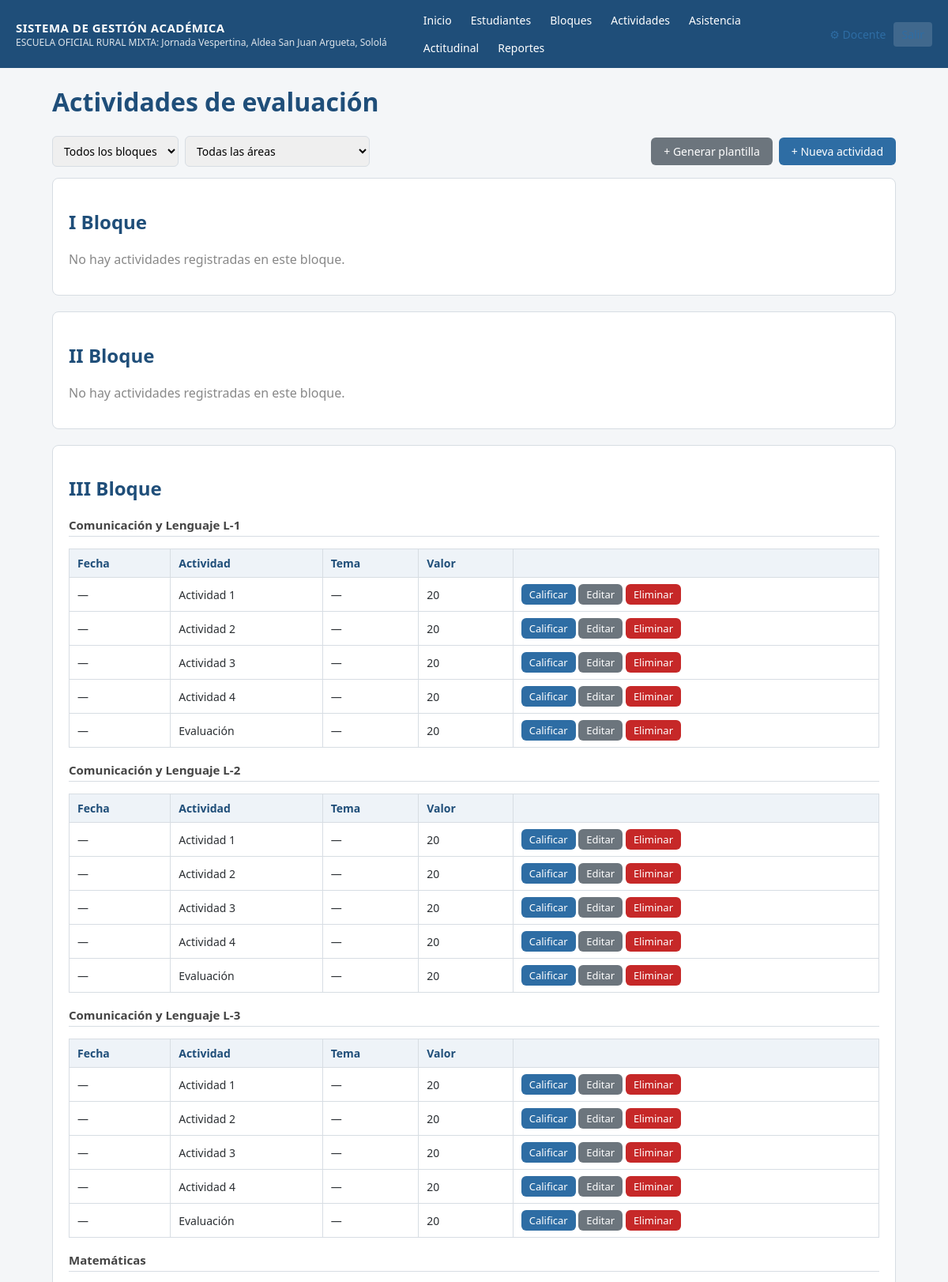
The app's page /actividades (signed in, upper part) with its own data.
### tables this page shows
CREATE TABLE configuracion (
    clave TEXT PRIMARY KEY,
    valor TEXT
);

CREATE TABLE bloques (
    id INTEGER PRIMARY KEY AUTOINCREMENT,
    nombre TEXT NOT NULL,
    numero INTEGER NOT NULL UNIQUE,
    fecha_inicio TEXT,
    fecha_fin TEXT,
    estado TEXT NOT NULL DEFAULT 'activo'
);

CREATE TABLE actividades (
    id INTEGER PRIMARY KEY AUTOINCREMENT,
    bloque_id INTEGER NOT NULL REFERENCES bloques(id),
    area_id INTEGER NOT NULL REFERENCES areas(id),
    nombre TEXT NOT NULL,
    tema TEXT,
    fecha_ejecucion TEXT,
    valor_total REAL NOT NULL DEFAULT 0,
    estado TEXT NOT NULL DEFAULT 'activo'
);

CREATE TABLE areas (
    id INTEGER PRIMARY KEY AUTOINCREMENT,
    nombre TEXT NOT NULL,
    codigo TEXT UNIQUE NOT NULL,
    orden INTEGER NOT NULL DEFAULT 0,
    estado TEXT NOT NULL DEFAULT 'activo'
);

### app.py (the view)
@app.route("/actividades")
@login_required
def actividades_lista():
    bloque_id = request.args.get("bloque_id", type=int)
    area_id = request.args.get("area_id", type=int)
    sql = """SELECT a.*, b.nombre bloque_nombre, b.numero bloque_numero,
                     ar.nombre area_nombre, ar.orden area_orden
              FROM actividades a
              JOIN bloques b ON b.id = a.bloque_id
              JOIN areas ar ON ar.id = a.area_id"""
    conds, params = [], []
    if bloque_id:
        conds.append("a.bloque_id = ?"); params.append(bloque_id)
    if area_id:
        conds.append("a.area_id = ?"); params.append(area_id)
    if conds:
        sql += " WHERE " + " AND ".join(conds)
    sql += " ORDER BY b.numero, ar.orden, a.fecha_ejecucion IS NULL, a.fecha_ejecucion, a.id"
    actividades = query(sql, params)
    bloques = query("SELECT * FROM bloques ORDER BY numero")
    areas = query("SELECT * FROM areas ORDER BY orden")
    grupos = []
    for b in bloques:
        if bloque_id and b["id"] != bloque_id:
            continue
        acts_bloque = [a for a in actividades if a["bloque_id"] == b["id"]]
        areas_grupo = []
        vistos = {}
        for a in acts_bloque:
            if a["area_id"] not in vistos:
                vistos[a["area_id"]] = {"area_nombre": a["area_nombre"], "actividades": []}
            vistos[a["area_id"]]["actividades"].append(a)
        areas_grupo = list(vistos.values())
        grupos.append({"bloque": b, "areas": areas_grupo})
    return render_template(
        "actividades.html", grupos=grupos, bloques=bloques, areas=areas,
        bloque_id=bloque_id, area_id=area_id,
    )

### app.py (called while the page is built)
@app.template_filter("numfmt")
def numfmt(v):
    if v is None or v == "":
        return ""
    try:
        f = float(v)
    except (TypeError, ValueError):
        return v
    return str(int(f)) if f == int(f) else ("%g" % f)

def get_db():
    if "db" not in g:
        g.db = sqlite3.connect(DB_PATH)
        g.db.row_factory = sqlite3.Row
        g.db.execute("PRAGMA foreign_keys = ON")
    return g.db

def query(sql, args=(), one=False):
    cur = get_db().execute(sql, args)
    rows = cur.fetchall()
    return (rows[0] if rows else None) if one else rows

def login_required(view):
    @wraps(view)
    def wrapped(*args, **kwargs):
        if not session.get("usuario_id"):
            return redirect(url_for("login"))
        return view(*args, **kwargs)
    return wrapped

@app.context_processor
def inject_globals():
    cfg = {row["clave"]: row["valor"] for row in query("SELECT clave, valor FROM configuracion")}
    return dict(config=cfg, docente_nombre=session.get("nombre"))

### templates/actividades.html (shortened to what this page needs)
{% extends "base.html" %}
{% block content %}
<h1>Actividades de evaluación</h1>
<div class="toolbar">
    <form method="get" style="display:flex; gap:8px; flex-wrap:wrap;">
        <select name="bloque_id" onchange="this.form.submit()">
            <option value="">Todos los bloques</option>
        </select>
        <select name="area_id" onchange="this.form.submit()">
            <option value="">Todas las áreas</option>
        </select>
    </form>
    <div style="display:flex; gap:8px;">
        <a class="btn btn-secondary" href="{{ url_for('actividad_plantilla', bloque_id=bloque_id, area_id=area_id) }}">+ Generar plantilla</a>
        <a class="btn" href="{{ url_for('actividad_nueva', bloque_id=bloque_id, area_id=area_id) }}">+ Nueva actividad</a>
    </div>
</div>
{% for grupo in grupos %}
<div class="card">
    <h2>{{ grupo.bloque.nombre }}</h2>
    {% if not grupo.areas %}
    <p style="color:#888">No hay actividades registradas en este bloque.</p>
    {% endif %}
    {% for area_grupo in grupo.areas %}
    <h3 style="margin-top:18px; color:#444; font-size:15px; border-bottom:1px solid var(--borde); padding-bottom:4px;">
        {{ area_grupo.area_nombre }}
    </h3>
    <table>
        <tr><th>Fecha</th><th>Actividad</th><th>Tema</th><th>Valor</th><th></th></tr>
        {% for a in area_grupo.actividades %}
        <tr>
            <td>{{ a.fecha_ejecucion or '—' }}</td>
            <td>{{ a.nombre }}</td>
            <td>{{ a.tema or '—' }}</td>
            <td>{{ a.valor_total|numfmt }}</td>
            <td>
                <a class="btn btn-sm" href="{{ url_for('actividad_calificar', id=a.id) }}">Calificar</a>
                <a class="btn btn-sm btn-secondary" href="{{ url_for('actividad_editar', id=a.id) }}">Editar</a>
                <a class="btn btn-sm btn-danger" href="{{ url_for('actividad_eliminar', id=a.id) }}"
                   onclick="return confirm('¿Eliminar esta actividad y sus calificaciones?');">Eliminar</a>
            </td>
        </tr>
        {% endfor %}
    </table>
    {% endfor %}
</div>
{% endfor %}
{% endblock %}

### templates/base.html (shortened to what this page needs)
<!DOCTYPE html>
<html lang="es">
<head>
<link rel="stylesheet" href="{{ url_for('static', filename='style.css') }}">
</head>
<body>
{% if session.get('usuario_id') %}
<header class="topbar no-print">
    <div class="brand">
        <span class="brand-title">SISTEMA DE GESTIÓN ACADÉMICA</span>
        <span class="brand-sub">{{ config.get('nombre_establecimiento','') }}</span>
    </div>
    <nav>
        <a href="{{ url_for('dashboard') }}">Inicio</a>
        <a href="{{ url_for('estudiantes_lista') }}">Estudiantes</a>
        <a href="{{ url_for('bloques') }}">Bloques</a>
        <a href="{{ url_for('actividades_lista') }}">Actividades</a>
        <a href="{{ url_for('asistencia') }}">Asistencia</a>
        <a href="{{ url_for('actitudinal') }}">Actitudinal</a>
        <a href="{{ url_for('reportes_index') }}">Reportes</a>
    </nav>
    <div class="user-box">
        <a href="{{ url_for('configuracion') }}" title="Mi cuenta y áreas/cursos">⚙ {{ docente_nombre }}</a>
        <a href="{{ url_for('logout') }}" class="logout">Salir</a>
    </div>
</header>
{% endif %}
<main class="container">
    {% block content %}{% endblock %}
</main>
</body>
</html>

### static/style.css (style rules this page uses)
:root { --azul: #1f4e79; --azul-claro: #2e6da4; --gris: #f4f6f8; --borde: #d7dde3; --verde: #2e7d32; --rojo: #c62828; --texto: #2b2f33; }
* { box-sizing: border-box; }
body { margin: 0; font-family: "Segoe UI", Arial, sans-serif; background: var(--gris); color: var(--texto); }
a { color: var(--azul-claro); text-decoration: none; }
.topbar { background: var(--azul); color: #fff; display: flex; align-items: center; flex-wrap: wrap; gap: 16px; padding: 10px 20px; }
.brand { display: flex; flex-direction: column; margin-right: 20px; }
.brand-title { font-weight: 700; font-size: 15px; letter-spacing: .5px; }
.brand-sub { font-size: 12px; opacity: .85; }
.topbar nav { display: flex; flex-wrap: wrap; gap: 4px; flex: 1; }
.topbar nav a { color: #fff; padding: 6px 10px; border-radius: 4px; font-size: 14px; }
.user-box { display: flex; align-items: center; gap: 10px; font-size: 14px; }
.logout { background: rgba(255,255,255,.15); padding: 6px 10px; border-radius: 4px; }
.container { max-width: 1100px; margin: 20px auto; padding: 0 16px 60px; }
h1, h2, h3 { color: var(--azul); }
.card { background: #fff; border: 1px solid var(--borde); border-radius: 8px; padding: 18px 20px; margin-bottom: 20px; }
.toolbar { display: flex; justify-content: space-between; align-items: center; flex-wrap: wrap; gap: 10px; margin-bottom: 14px; }
.toolbar form { display: flex; gap: 6px; }
table { border-collapse: collapse; width: 100%; background: #fff; font-size: 14px; }
table th, table td { border: 1px solid var(--borde); padding: 8px 10px; text-align: left; }
table th { background: #eef3f8; color: var(--azul); }
.btn { display: inline-block; background: var(--azul-claro); color: #fff; border: none; padding: 8px 16px; border-radius: 6px; cursor: pointer; font-size: 14px; }
.btn-secondary { background: #6c757d; }
.btn-danger { background: var(--rojo); }
.btn-sm { padding: 4px 10px; font-size: 13px; }
input, select, textarea { padding: 8px 10px; border: 1px solid var(--borde); border-radius: 6px; font-size: 14px; font-family: inherit; }

### records on screen
configuracion: get "ESCUELA OFICIAL RURAL MIXTA: Jornada Vespertina, Aldea San Juan Argueta, Sololá"
bloques: bloque.nombre "I Bloque"
bloques: bloque.nombre "II Bloque"
bloques: bloque.nombre "III Bloque"
actividades: area_nombre "Comunicación y Lenguaje L-1", fecha_ejecucion "—", nombre "Actividad 1", tema "—", valor_total|numfmt "20"
actividades: fecha_ejecucion "—", nombre "Actividad 2", tema "—", valor_total|numfmt "20"
actividades: fecha_ejecucion "—", nombre "Actividad 3", tema "—", valor_total|numfmt "20"
actividades: fecha_ejecucion "—", nombre "Actividad 4", tema "—", valor_total|numfmt "20"
actividades: fecha_ejecucion "—", nombre "Evaluación", tema "—", valor_total|numfmt "20"
actividades: area_nombre "Comunicación y Lenguaje L-2", fecha_ejecucion "—", nombre "Actividad 1", tema "—", valor_total|numfmt "20"
actividades: fecha_ejecucion "—", nombre "Actividad 2", tema "—", valor_total|numfmt "20"
actividades: fecha_ejecucion "—", nombre "Actividad 3", tema "—", valor_total|numfmt "20"
actividades: fecha_ejecucion "—", nombre "Actividad 4", tema "—", valor_total|numfmt "20"
actividades: fecha_ejecucion "—", nombre "Evaluación", tema "—", valor_total|numfmt "20"
actividades: area_nombre "Comunicación y Lenguaje L-3", fecha_ejecucion "—", nombre "Actividad 1", tema "—", valor_total|numfmt "20"
actividades: fecha_ejecucion "—", nombre "Actividad 2", tema "—", valor_total|numfmt "20"
actividades: fecha_ejecucion "—", nombre "Actividad 3", tema "—", valor_total|numfmt "20"
actividades: fecha_ejecucion "—", nombre "Actividad 4", tema "—", valor_total|numfmt "20"
actividades: fecha_ejecucion "—", nombre "Evaluación", tema "—", valor_total|numfmt "20"
actividades: area_nombre "Matemáticas"

### other values on screen
{{ docente_nombre }} "Docente"
